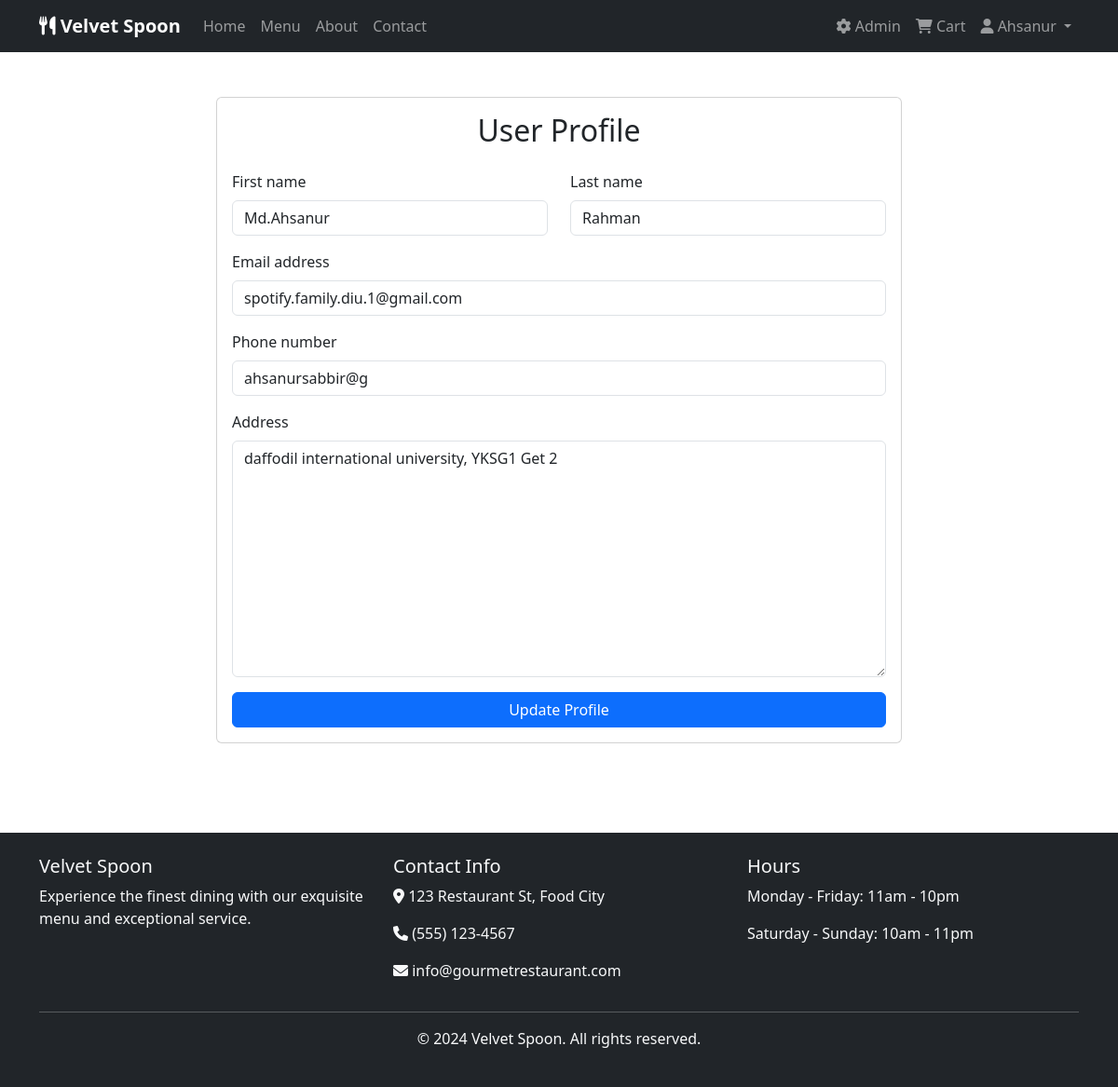
The page /accounts/profile/ (signed in) on the database its author committed.
### accounts/models.py (models this page shows, shortened)
class User(AbstractUser):
    ROLE_CHOICES = (
        ('customer', 'Customer'),
        ('staff', 'Staff'),
        ('admin', 'Admin'),
    )
    role = models.CharField(max_length=20, choices=ROLE_CHOICES, default='customer')
    phone_number = models.CharField(max_length=15, blank=True)
    address = models.TextField(blank=True)
    created_at = models.DateTimeField(auto_now_add=True)
    updated_at = models.DateTimeField(auto_now=True)
    def is_staff_member(self):
        return self.role == 'staff'

### accounts/views.py (the view)
# urls.py: path('profile/', views.profile, name='profile'),
@login_required
def profile(request):
    if request.method == 'POST':
        form = UserProfileForm(request.POST, instance=request.user)
        if form.is_valid():
            form.save()
            messages.success(request, 'Profile updated successfully!')
            return redirect('profile')
    else:
        form = UserProfileForm(instance=request.user)
    return render(request, 'accounts/profile.html', {'form': form})

### accounts/forms.py
class UserProfileForm(forms.ModelForm):
    class Meta:
        model = User
        fields = ['first_name', 'last_name', 'email', 'phone_number', 'address']

### orders/context_processors.py (called while the page is built)
def cart_item_count(request):
    if request.user.is_authenticated:
        try:
            from .models import Cart
            cart = Cart.objects.filter(user=request.user).first()
            if cart:
                return {'cart_item_count': cart.total_items}
        except:
            pass
    return {'cart_item_count': 0}

### templates/accounts/profile.html (shortened to what this page needs)
{% extends 'base.html' %}
{% load crispy_forms_tags %}
{% block content %}
<div class="container py-5">
    <div class="row justify-content-center">
        <div class="col-md-8">
            <div class="card">
                <div class="card-body">
                    <h2 class="card-title text-center mb-4">User Profile</h2>
                    <form method="post">
                        <div class="row">
                            <div class="col-md-6">
                                {{ form.first_name|as_crispy_field }}
                            </div>
                            <div class="col-md-6">
                                {{ form.last_name|as_crispy_field }}
                            </div>
                        </div>
                        {{ form.email|as_crispy_field }}
                        {{ form.phone_number|as_crispy_field }}
                        {{ form.address|as_crispy_field }}
                        <div class="d-grid gap-2">
                            <button type="submit" class="btn btn-primary">Update Profile</button>
                        </div>
                    </form>
                </div>
            </div>
        </div>
    </div>
</div>
{% endblock %}

### templates/base.html (shortened to what this page needs)
<!DOCTYPE html>
<html lang="en">
<head>
    <link href="https://cdn.jsdelivr.net/npm/bootstrap@5.3.0/dist/css/bootstrap.min.css" rel="stylesheet">
    <link href="https://cdnjs.cloudflare.com/ajax/libs/font-awesome/6.0.0/css/all.min.css" rel="stylesheet">
</head>
<body>
    <nav class="navbar navbar-expand-lg navbar-dark bg-dark">
        <div class="container">
            <a class="navbar-brand" href="{% url 'home' %}">
                <i class="fas fa-utensils"></i> Velvet Spoon
            </a>
            <div class="collapse navbar-collapse" id="navbarNav">
                <ul class="navbar-nav me-auto">
                    <li class="nav-item">
                        <a class="nav-link" href="{% url 'home' %}">Home</a>
                    </li>
                    <li class="nav-item">
                        <a class="nav-link" href="{% url 'menu_list' %}">Menu</a>
                    </li>
                    <li class="nav-item">
                        <a class="nav-link" href="{% url 'about' %}">About</a>
                    </li>
                    <li class="nav-item">
                        <a class="nav-link" href="{% url 'contact' %}">Contact</a>
                    </li>
                </ul>
                <ul class="navbar-nav">
                    {% if user.is_authenticated %}
                        {% if user.is_staff_member or user.is_admin %}
                            <li class="nav-item">
                                <a class="nav-link" href="{% url 'admin:index' %}">
                                    <i class="fas fa-cog"></i> Admin
                                </a>
                            </li>
                        {% endif %}
                        <li class="nav-item">
                            <a class="nav-link" href="{% url 'cart_view' %}">
                                <i class="fas fa-shopping-cart"></i> Cart
                            </a>
                        </li>
                        <li class="nav-item dropdown">
                            <a class="nav-link dropdown-toggle" href="#" role="button" data-bs-toggle="dropdown">
                                <i class="fas fa-user"></i> {{ user.username }}
                            </a>
                        </li>
                    {% endif %}
                </ul>
            </div>
        </div>
    </nav>
    <main>
        {% block content %}
        {% endblock %}
    </main>
    <footer class="bg-dark text-light mt-5 py-4">
        <div class="container">
            <div class="row">
                <div class="col-md-4">
                    <h5>Velvet Spoon</h5>
                    <p>Experience the finest dining with our exquisite menu and exceptional service.</p>
                </div>
                <div class="col-md-4">
                    <h5>Contact Info</h5>
                    <p><i class="fas fa-map-marker-alt"></i> 123 Restaurant St, Food City</p>
                    <p><i class="fas fa-phone"></i> (555) 123-4567</p>
                    <p><i class="fas fa-envelope"></i> info@gourmetrestaurant.com</p>
                </div>
                <div class="col-md-4">
                    <h5>Hours</h5>
                    <p>Monday - Friday: 11am - 10pm</p>
                    <p>Saturday - Sunday: 10am - 11pm</p>
                </div>
            </div>
            <hr>
            <div class="text-center">
                <p>&copy; 2024 Velvet Spoon. All rights reserved.</p>
            </div>
        </div>
    </footer>
</body>
</html>

### templates/base.html (style rules this page uses)
.navbar-brand { font-weight: bold; }
.card { transition: transform 0.3s; }

### rows shown on the page
User: username "Ahsanur", first_name "Md.Ahsanur", last_name "Rahman", email "spotify.family.diu.1@gmail.com", phone_number "ahsanursabbir@g", address "daffodil international university, YKSG1 Get 2"
